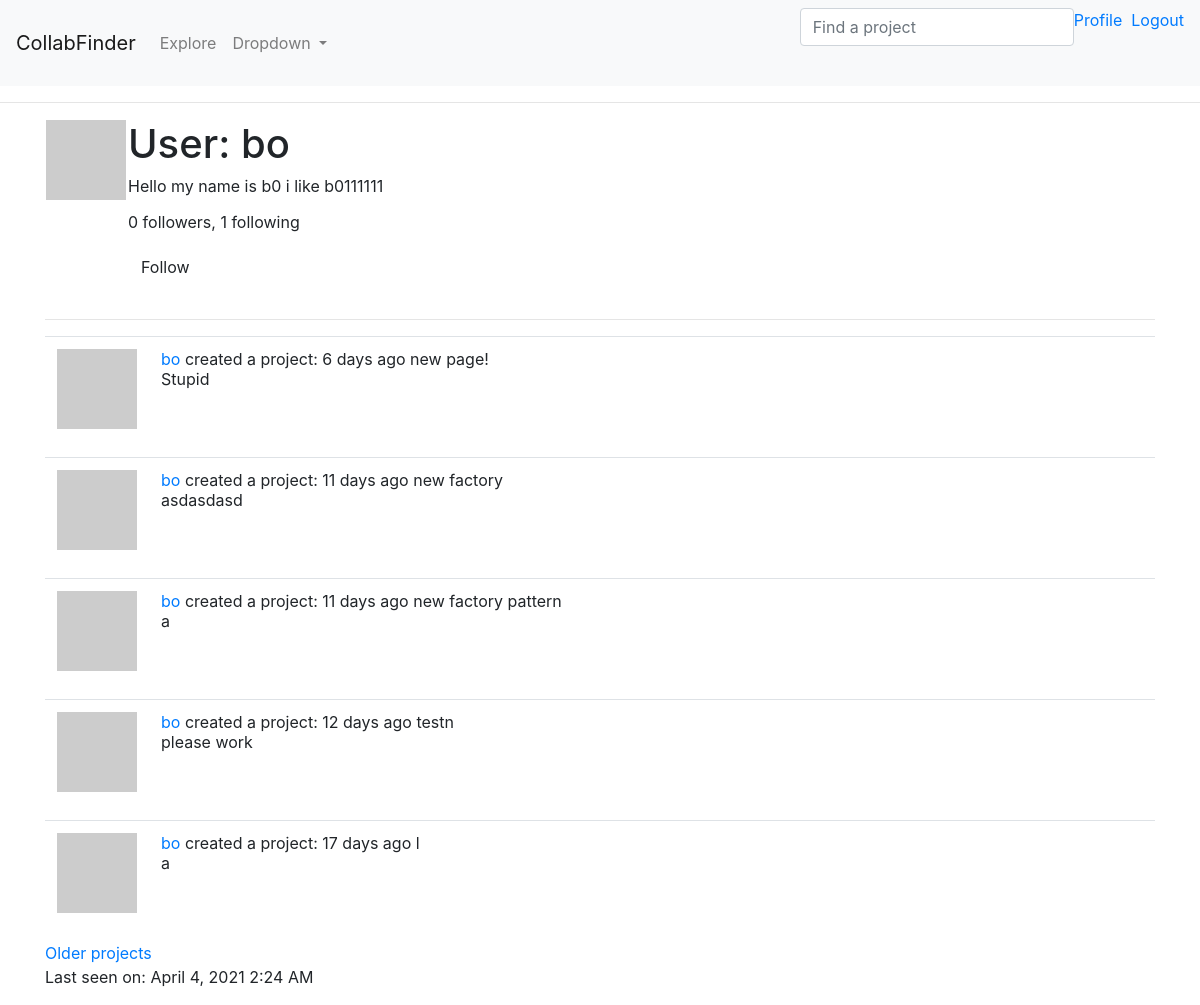
/user/bo (signed in), run on an earlier commit of the app's database.
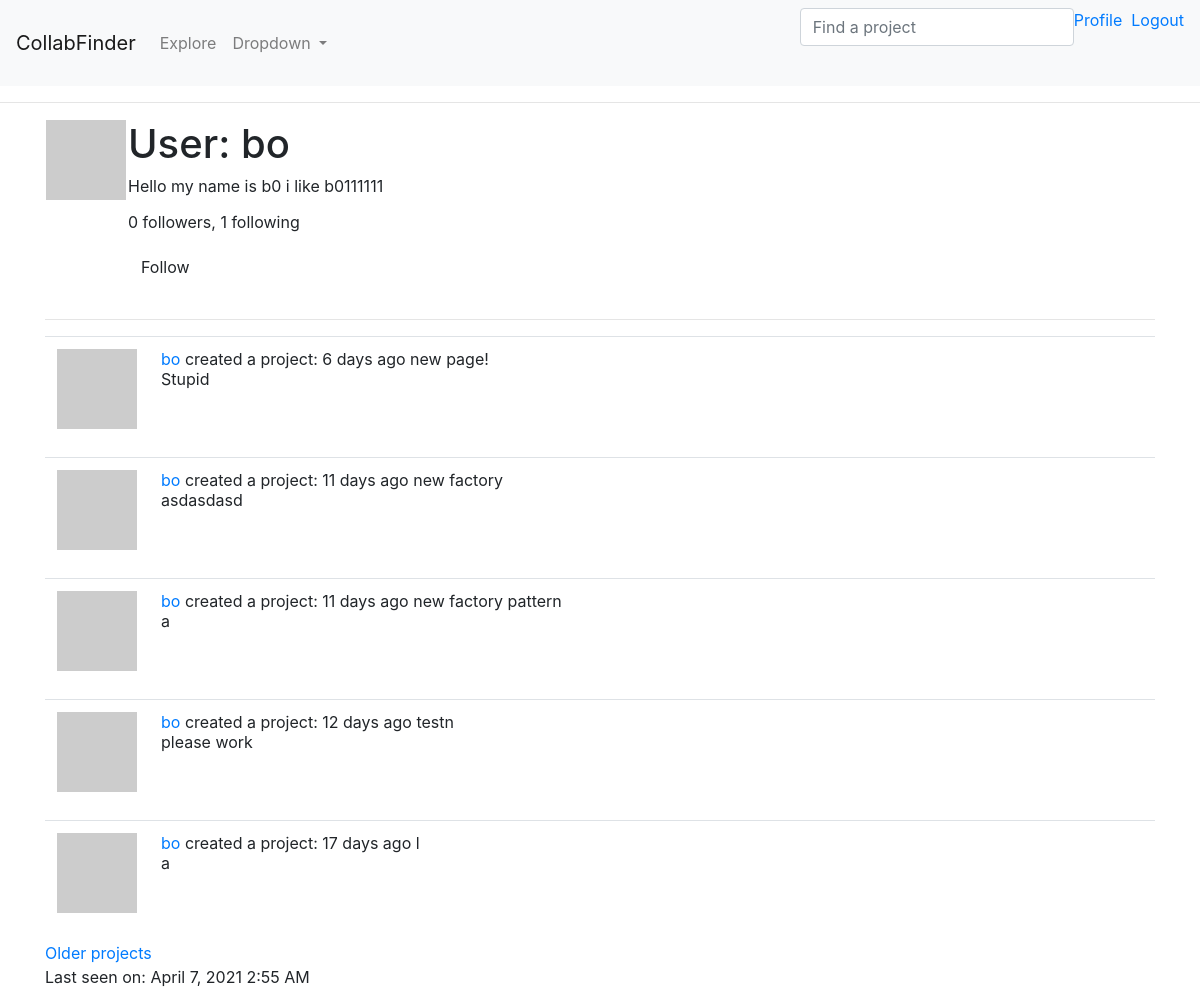
And on a later commit of the database.
### app/models.py (models this page shows, shortened)
class User(UserMixin, db.Model):
    id = db.Column(db.Integer, primary_key=True)
    username = db.Column(db.String(64), index=True, unique=True)
    email = db.Column(db.String(120), index=True, unique=True)
    password_hash = db.Column(db.String(128))
    projects = db.relationship('Project', backref='creator', lazy='dynamic')
    about_me = db.Column(db.String(140))
    last_seen = db.Column(db.DateTime, default=datetime.utcnow)
    followed = db.relationship( # Looking at relationship from follower (one) --> following (many), this yield the right side (those followed)
        'User', secondary=followers, #Self-ref, association table
        primaryjoin=(followers.c.follower_id == id), #condition to join left side (follower) w/ assoc. table
        secondaryjoin=(followers.c.followed_id == id),
        backref=db.backref('followers', lazy='dynamic'), lazy='dynamic') #defines how this relationship will be accessed from the right side entity
    def is_following(self, user):
        return self.followed.filter(
            followers.c.followed_id == user.id).count() > 0 # checking if 1 or 0
    def avatar(self, size):
        digest = md5(self.email.lower().encode('utf-8')).hexdigest()
        return 'https://www.gravatar.com/avatar/{}?d=identicon&s={}'.format(digest, size)

class Project(SearchableMixin, db.Model):
    __searchable__ = ['category','name','descr'] # subject to change
    id = db.Column(db.Integer, primary_key=True)
    category = db.Column(db.String(60))
    name = db.Column(db.String(60))
    descr = db.Column(db.String(140))
    skill_level = db.Column(db.String(20))
    setting = db.Column(db.String(20))
    language = db.Column(db.String(5))
    timestamp = db.Column(db.DateTime, index=True, default=datetime.utcnow)
    user_id = db.Column(db.Integer, db.ForeignKey('user.id')) #creator ID (want this to be many to one: many creator to one proj)
    __mapper_args__ = {'polymorphic_on': category}

class Learning(Project):
    __mapper_args__ = {'polymorphic_identity': 'learning'}
    id = db.Column(db.Integer, db.ForeignKey('project.id'), primary_key=True)
    pace = db.Column(db.String(60))
    learning_category = db.Column(db.String(60))
    subject = db.Column(db.String(60)) #still have to figure out how to implement this
    resource = db.Column(db.String(70)) #can be textbook, playlist, etc.

class SearchableMixin(object):
    @classmethod
    def before_commit(cls, session):
        session._changes = {
            'add': list(session.new),
            'update': list(session.dirty),
            'delete': list(session.deleted)
        }
    @classmethod
    def after_commit(cls, session):
        for obj in session._changes['add']:
            if isinstance(obj, SearchableMixin):
                add_to_index(obj.__tablename__, obj)
        for obj in session._changes['update']:
            if isinstance(obj, SearchableMixin):
                add_to_index(obj.__tablename__, obj)
        for obj in session._changes['delete']:
            if isinstance(obj, SearchableMixin):
                remove_from_index(obj.__tablename__, obj)
        session._changes = None

class Project(SearchableMixin, db.Model):
    __searchable__ = ['category','name','descr'] # subject to change
    id = db.Column(db.Integer, primary_key=True)
    category = db.Column(db.String(60))
    name = db.Column(db.String(60))
    descr = db.Column(db.String(140))
    skill_level = db.Column(db.String(20))
    setting = db.Column(db.String(20))
    language = db.Column(db.String(5))
    timestamp = db.Column(db.DateTime, index=True, default=datetime.utcnow)
    user_id = db.Column(db.Integer, db.ForeignKey('user.id')) #creator ID (want this to be many to one: many creator to one proj)
    __mapper_args__ = {'polymorphic_on': category}

### app/main/routes.py (the view)
@bp.route('/user/<username>')
@login_required
def user(username):
    user = User.query.filter_by(username=username).first_or_404()
    page = request.args.get('page', 1, type=int)
    projects = user.projects.order_by(Project.timestamp.desc()).paginate(
        page, current_app.config['PROJECTS_PER_PAGE'], False)
    next_url = url_for('main.user', username=user.username,
                       page=projects.next_num) if projects.has_next else None
    prev_url = url_for('main.user', username=user.username,
                       page=projects.prev_num) if projects.has_prev else None
    form = EmptyForm()
    return render_template('user.html', user=user, projects=projects.items,
                           next_url=next_url, prev_url=prev_url, form=form)

### app/main/forms.py
class SearchForm(FlaskForm):
    q = StringField(_l('Find a project'), validators=[DataRequired()])
    def __init__(self, *args, **kwargs):
        if 'formdata' not in kwargs:
            kwargs['formdata'] = request.args # for the GET request
        if 'csrf_enabled' not in kwargs:
            kwargs['csrf_enabled'] = False
        super(SearchForm, self).__init__(*args, **kwargs)

class EmptyForm(FlaskForm):
    submit = SubmitField('Submit')

### app/main/routes.py (called while the page is built)
@bp.before_app_request
def before_request():
    if current_user.is_authenticated:
        current_user.last_seen = datetime.utcnow()
        db.session.commit()
    g.search_form = SearchForm() # g variable is specific to each request and each client
    g.locale = str(get_locale())

### app/models.py (called while the page is built)
@login.user_loader
def load_user(id):
    return User.query.get(int(id))

### app/templates/user.html (shortened to what this page needs)
{% extends "base.html" %}
{% block content %}
    <table>
        <tr valign="top">
            <td><img src="{{ user.avatar(128) }}"></td>
            <td>
                <h1>{{ _('User') }}: {{ user.username }}</h1>
                {% if user.about_me %}<p>{{ user.about_me }}</p>{% endif %}
                <p>{{ _('%(count)d followers', count=user.followers.count()) }}, {{ _('%(count)d following', count=user.followed.count()) }}</p>
                {% if user == current_user %}
                    <p><a href="{{ url_for('main.edit_profile') }}">{{ _('Edit your profile') }}</a></p>
                {% elif not current_user.is_following(user) %}
                <p>
                    <form action="{{ url_for('main.follow', username=user.username) }}" method="post">
                        {{ form.submit(value=_('Follow'), class_='btn btn-default') }}
                    </form>
                </p>
                {% endif %}
            </td>
        </tr>
    </table>
    <hr>
    {% for project in projects %}
        {% include '_project.html' %}
    {% endfor %}
    {% if next_url %}
        <a href="{{ next_url }}">{{ _('Older projects') }}</a>
    {% endif %}
    {% if user.last_seen %}
    <p>Last seen on: {{ moment(user.last_seen).format('LLL') }}</p>
    {% endif %}
{% endblock %}

### app/templates/base.html (shortened to what this page needs)
<html>
    <head>
        <link rel="stylesheet" href="https://cdn.jsdelivr.net/npm/bootstrap@4.6.0/dist/css/bootstrap.min.css">
    </head>
    <body>
        <nav class="navbar navbar-expand-lg navbar-light bg-light">
            <a class="navbar-brand" href="{{ url_for('main.index') }}">CollabFinder</a>
            <div class="collapse navbar-collapse" id="navbarSupportedContent">
              <ul class="navbar-nav mr-auto">
                <li class="nav-item">
                  <a class="nav-link" href="{{ url_for('main.explore') }}">{{ _('Explore') }}</a>
                </li>
                <li class="nav-item dropdown">
                  <a class="nav-link dropdown-toggle" href="#" id="navbarDropdown" role="button" data-toggle="dropdown" aria-haspopup="true" aria-expanded="false">
                    Dropdown
                  </a>
                </li>
              </ul>
              <ul class="nav navbar-nav navbar-right">
                {% if g.search_form %}
                  <form class="navbar-form" method="get"
                          action="{{ url_for('main.search') }}">
                      <div class="form-group">
                          {{ g.search_form.q(size=20, class='form-control',
                              placeholder=g.search_form.q.label.text) }}
                      </div>
                  </form>
                  {% endif %}
                {% if current_user.is_anonymous %}
                <li><a href="{{ url_for('auth.login') }}">{{ _('Login') }}</a></li>
                {% else %}
                <li><a href="{{ url_for('main.user', username=current_user.username) }}">{{ _('Profile') }} &nbsp; </a></li>
                <li><a href="{{ url_for('auth.logout') }}">{{ _('Logout') }}</a></li>
                {% endif %}
              </ul>
            </div>
          </nav>
        <hr>
        <div class="container">
            {% block content %}{% endblock %}
        </div>
    </body>
</html>

### app/templates/_project.html
<table class="table table-hover">
    <tr>
        <td width="70px">
            <a href="{{ url_for('main.user', username=project.creator.username) }}">
                <img src="{{ project.creator.avatar(70) }}" />
            </a>
        </td>
        <td>
            <a href="{{ url_for('main.user', username=project.creator.username) }}">
                {{ project.creator.username }}
            </a>
            {{ _('%(username)s created a project: %(when)s',
                    username=user_link, when=moment(project.timestamp).fromNow()) }}
            {{ project.name }}<br>
            {{ project.descr }}
        </td>
    </tr>
</table>

What changed in the data, as far as the page shows it:
changed User "bo": last_seen "April 4, 2021 2:24 AM" → "April 7, 2021 2:55 AM"
